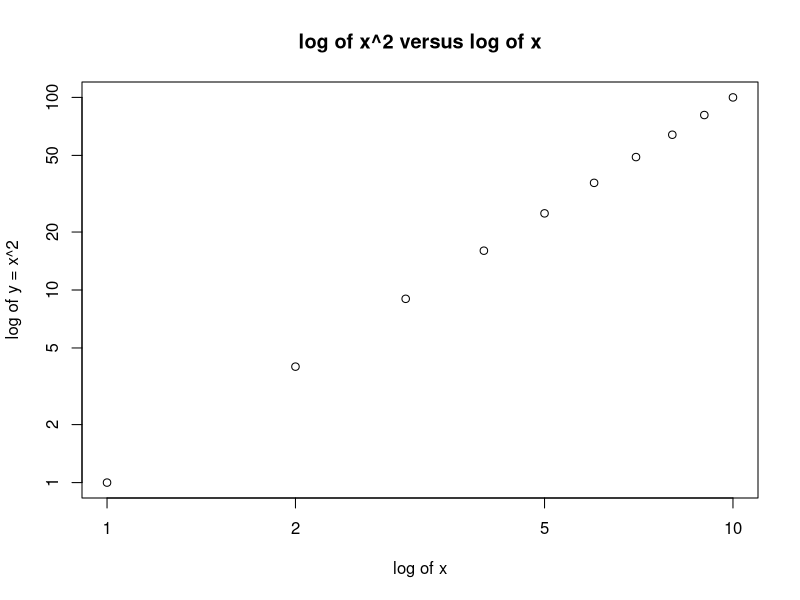
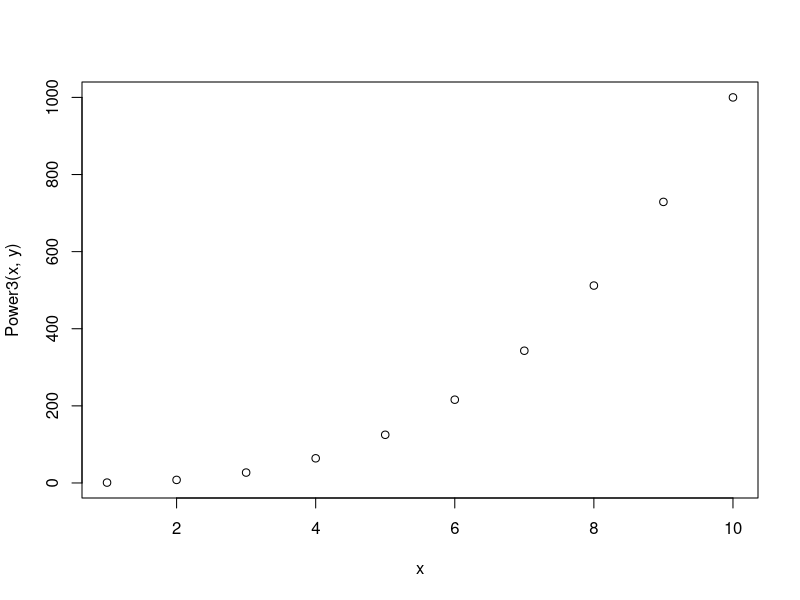

R code for these plots, in order:
# create some simple user defined functions
Power = function() {
  return(2^3)
  
}
#run the function
Power()


Power2 = function(x,a){
  
  return (x^a)
}
Power2(3,8)

Power2(10,3)

Power2(8,17)

Power2(131,3)

Power3 = function(x,a){
  result = x^a
  return(result)
  
}

Power3(3,4)

####
x = 1:10
x
plot(x, Power3(x,2), log='xy', ylab='log of y = x^2', xlab='log of x', main='log of x^2 versus log of x')


PlotPower  = function(x,y){
  
  plot(x, Power3(x,y))
  
}

PlotPower(1:10, 3)

